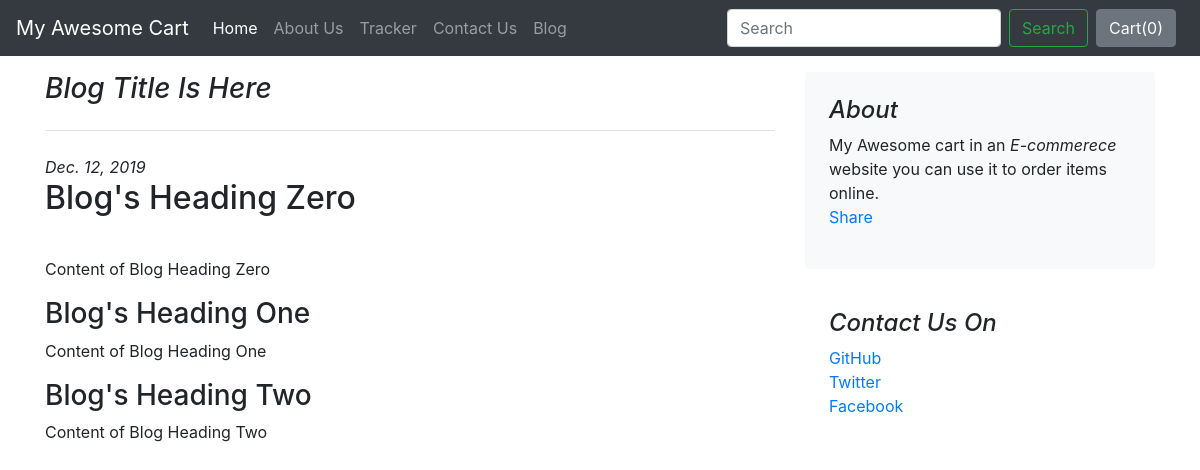
The page /blog/blogpost/1 on the database its author committed.
### EBlog/models.py (models this page shows)
class Blogpost(models.Model):
    post_id = models.AutoField(primary_key=True)
    title=models.CharField(max_length=50)
    head0 =models.CharField(max_length=500,default="")
    chead0 =models.CharField(max_length=5000,default="")
    head1=models.CharField(max_length=500,default="")
    chead1=models.CharField(max_length=5000,default="")
    head2=models.CharField(max_length=500,default="")
    chead2=models.CharField(max_length=5000,default="")
    pub_date=models.DateField()
    thumbnail=models.ImageField(upload_to='blog/images', default="")
    def __str__(self):
        return self.title

### EBlog/views.py (the view)
# urls.py: path('blogpost/<int:id>', views.blogpost,name="blogPost")
def blogpost(request,id):
    post=Blogpost.objects.filter(post_id=id)
    return render(request, 'eblog/blogpost.html',{'post':post[0]})

### EBlog/templates/eblog/blogpost.html (shortened to what this page needs)
{% extends 'eblog/basic.html' %}
{% block title %} Index || My Awesome Blog {% endblock %} {% load static %}
{% block body %}
<div class="container mt-5">
  <div class="row mt-5">
    <div class="col-md-8 my-4 blog-main">
      <h3 class="pb-4 mb-4 font-italic border-bottom">
        {{post}}
      </h3>
      <em>{{post.pub_date}}</em>
      <div class="blog-post">
        <h2>{{post.head0}}</h2>
        <p><div class="fb-like" data-href="http://127.0.0.1:8000/blog/blogpost/{{post.post_id}}" data-width="" data-layout="standard" data-action="like" data-size="large" data-share="true"></div> <br>{{post.chead0}}</p>
        <h3>{{post.head1}}</h3>
        <p>{{post.chead1}}</p>
        <h3>{{post.head2}}</h3>
        <p>{{post.chead2}}</p>
      </div>
    </div>
    <aside class="col-md-4 my-4 blog-sidebar">
      <div class="p-4 mb-3 bg-light rounded">
        <h4 class="font-italic">About</h4>
        <p class="mb-0">My Awesome cart in an <em>E-commerece</em> website you can use it to order items online.<div class="fb-share-button" data-href="http://127.0.0.1:8000/blog/blogpost/{{post.post_id}}" data-layout="button_count" data-size="large"><a target="_blank" href="https://www.facebook.com/sharer/sharer.php?u=http%3A%2F%2F127.0.0.1%3A8000%2Fblog%2Fblogpost%2F2&amp;src=sdkpreparse" class="fb-xfbml-parse-ignore">Share</a></div></p>
      </div>
      <div class="p-4">
        <h4 class="font-italic">Contact Us On</h4>
        <ol class="list-unstyled">
          <li><a href="#">GitHub</a></li>
          <li><a href="#">Twitter</a></li>
          <li><a href="#">Facebook</a></li>
        </ol>
      </div>
    </aside>
  </div>
</div>
{% endblock %}

### rows shown on the page
Blogpost: title "Blog Title Is Here", pub_date "Dec. 12, 2019", head0 "Blog's Heading Zero", chead0 "Content of Blog Heading Zero", head1 "Blog's Heading One", chead1 "Content of Blog Heading One", head2 "Blog's Heading Two", chead2 "Content of Blog Heading Two"
